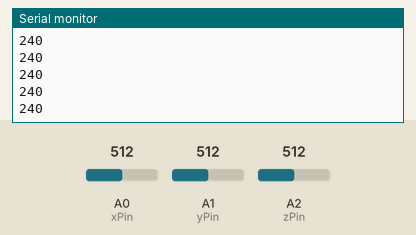
This sketch was run on a simulated Arduino Uno, built with avr-gcc and run on an emulated ATmega328P. Shown: the last lines printed to the serial monitor. The inputs (shaded band) are chosen by the test bench; at power-on: A0 (xPin) = 512, A1 (yPin) = 512, A2 (zPin) = 512.

Above: at 1.2 s.
1.3 s: A0 (xPin) set to 349
At 2.1 s:
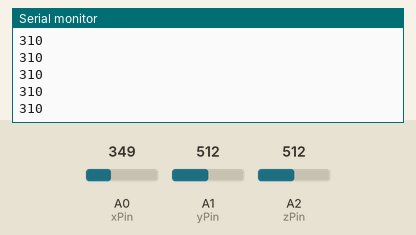
2.8 s: A0 (xPin) set to 369
At 3.5 s:
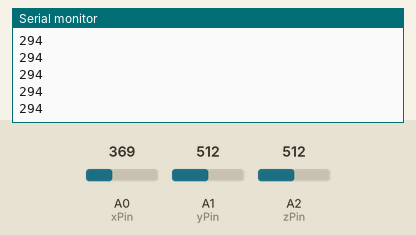
Timing chart, 0 to 5.8 s (numbered marks = the images above; inputs shaded):
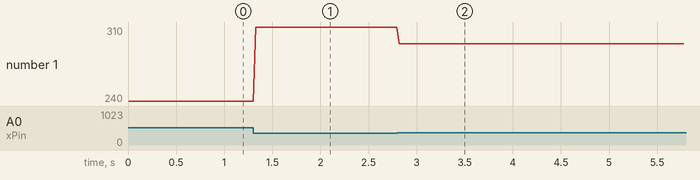

The sketch:

adxlTest.ino
```cpp
/*
ADXL335
note:vcc-->5v ,but ADXL335 Vs is 3.3V
The circuit:
      5V: VCC
analog 1: x-axis
analog 2: y-axis
analog 3: z-axis
*/

//0,0 is      x365 y360 z441
//0, 90 is    x287 y356 z369
//0, 180 is   x360 y357 z296
//0, 270 is   x433 y362 z365

const int xPin = A0;                  // x-axis of the accelerometer
const int yPin = A1;                  // y-axis
const int zPin = A2;                  // z-axis (only on 3-axis models)


int x;
int xVals[30];
int xValSum;
int y;
int z;

int xAngle;
int xAngleOld;
int xAngleDif;

void setup()

{
 // initialize the serial communications:
 Serial.begin(9600);
}

void loop()
{
  xValSum = 0;

 for (int i=0; i<20; i++)
  {
    int x = analogRead(xPin);  //read from xPin
    int y = analogRead(yPin);  //read from yPin
    int z = analogRead(zPin);  //read from zPin

    x = map(x, 285, 435, 0, 180);
    x = constrain(x, 0, 180);

    xVals[i] = x;
    xValSum += xVals[i];

    z = map(z, 285, 435, 0, 180);
    z = constrain(z, 0, 180);

  }

  x = xValSum/30;

  if (z < 90)
  {
     xAngle = 180 + (180 - x);

    if (x > 359)
    {
      xAngle = 0;
    }
  }

  else
  {
    xAngle = x;
  }

  Serial.print(xAngle);  //print x value on serial monitor
  //Serial.print("\t");
  //Serial.print(y);  //print y value on serial monitor
  //Serial.print("\t");
  //Serial.print(z);  //print z value on serial monitor
  Serial.print("\n");
  delay(20);

}
```

Measured:
- after the input at 1.3 s, the serial monitor: prints a new line at once (image 1)
- after the input at 2.8 s, the serial monitor: prints a new line at once (image 2)
- plotted number 1: 240 → 310 after the input at 1.3 s, 310 → 294 after the input at 2.8 s
